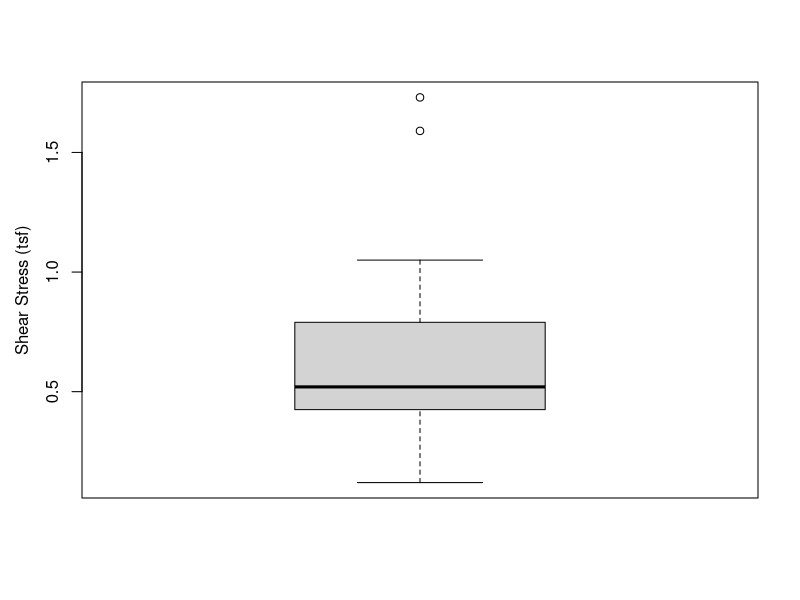
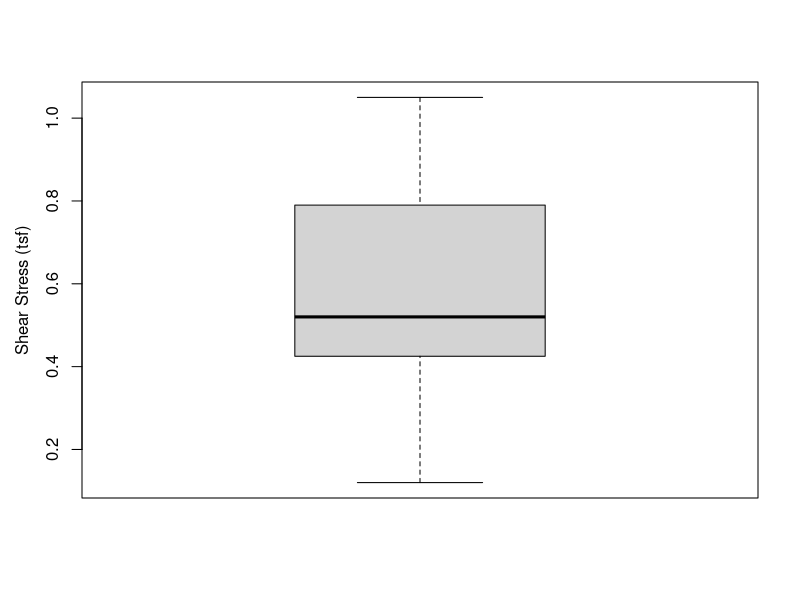

The R source for these figures, in order:
# Script for Box plot
# Venki Uddameri, Ph.D., P.E.

# Set working Directory
dir <- '/home/vuddameri/CE5315-New/Rcode/EDA/Univariate'
setwd(dir)
# Read the data file
a <- read.csv('sheardata.csv')  # this is a data.frame
shear <- a$shear.tsf

# Plot the box plot
par(mgp=c(2.5,1,0))
boxplot(shear,ylab='Shear Stress (tsf)')

# Boxplot with no outliers plotted
boxplot(shear,ylab='Shear Stress (tsf)',outline=F)
